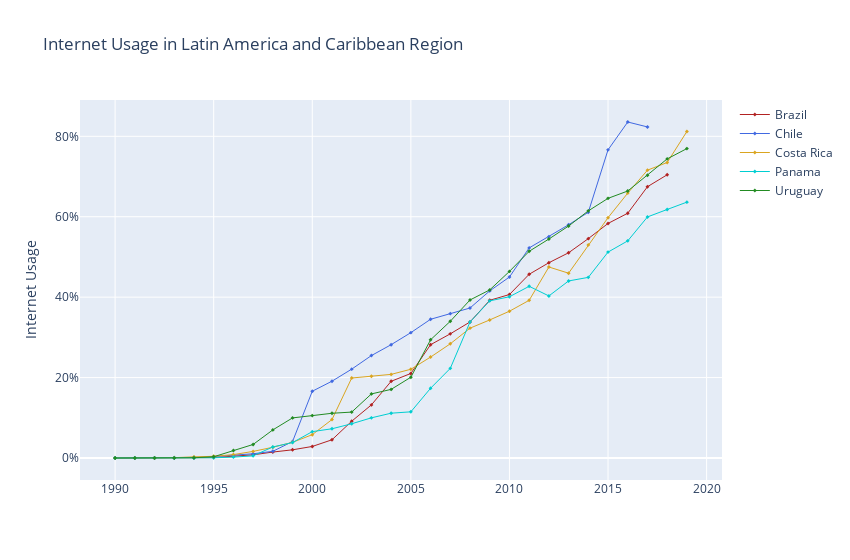

Source (notebook cell):
### Code cell
# list of top 5 Latin America and Caribbean Region countries with high internet use
lst3 = list(top5_LatinAmerica_andCaribbean.entity)
# Filtering table for countries in the list above
five_group3 = all_table[all_table['entity'].isin(lst3)]
# pivot table with countries as variables
five_group3 = five_group3.pivot_table('internet_usage', 'year', 'entity')

# Plotting 
# Function to make a line plot 
def add_region(region, color):
    fig.add_trace(go.Scatter(x=five_group3.index, y=five_group3[region],
                             mode="lines+markers",
                             marker= dict(
                                 symbol="diamond", size=3
                             ),
                            name=region, connectgaps=True, 
                            line=dict(color=color, width=1)))
# Use function to make line plot for each country
fig = go.Figure()
add_region('Brazil', 'firebrick')
add_region('Chile', 'royalblue')
add_region('Costa Rica', 'goldenrod')
add_region('Panama', 'darkturquoise')
add_region('Uruguay', 'forestgreen')
fig.update_layout(title='Internet Usage in Latin America and Caribbean Region', width=850,
                  yaxis_title = 'Internet Usage',
                  yaxis = dict(
                      tickvals = [0, 20, 40, 60, 80],
                      ticktext = ['0%', '20%', '40%', '60%', '80%']
                  )
                  )

### Figure 1 — Plotly figure (JSON) as saved in the notebook; plotly's stock layout.template omitted (floating-point values rounded to 4 significant figures)
{"data": [{"connectgaps": true, "line": {"color": "firebrick", "width": 1}, "marker": {"size": 3, "symbol": "diamond"}, "mode": "lines+markers", "name": "Brazil", "type": "scatter", "x": [1990, 1991, 1992, 1993, 1994, 1995, 1996, 1997, 1998, 1999, 2000, 2001, 2002, 2003, 2004, 2005, 2006, 2007, 2008, 2009, 2010, 2011, 2012, 2013, 2014, 2015, 2016, 2017, 2018, 2019], "y": [0, 0.003288, 0.01295, 0.0255, 0.03767, 0.1051, 0.4508, 0.7861, 1.478, 2.039, 2.871, 4.528, 9.149, 13.21, 19.07, 21.02, 28.18, 30.88, 33.83, 39.22, 40.65, 45.69, 48.56, 51.04, 54.55, 58.33, 60.87, 67.47, 70.43, null]}, {"connectgaps": true, "line": {"color": "royalblue", "width": 1}, "marker": {"size": 3, "symbol": "diamond"}, "mode": "lines+markers", "name": "Chile", "type": "scatter", "x": [1990, 1991, 1992, 1993, 1994, 1995, 1996, 1997, 1998, 1999, 2000, 2001, 2002, 2003, 2004, 2005, 2006, 2007, 2008, 2009, 2010, 2011, 2012, 2013, 2014, 2015, 2016, 2017, 2018, 2019], "y": [0, 0, 0.03655, 0.07178, 0.1411, 0.347, 0.6835, 1.057, 1.662, 4.103, 16.6, 19.1, 22.1, 25.47, 28.18, 31.18, 34.5, 35.9, 37.3, 41.56, 45, 52.25, 55.05, 58, 61.11, 76.63, 83.56, 82.33, null, null]}, {"connectgaps": true, "line": {"color": "goldenrod", "width": 1}, "marker": {"size": 3, "symbol": "diamond"}, "mode": "lines+markers", "name": "Costa Rica", "type": "scatter", "x": [1990, 1991, 1992, 1993, 1994, 1995, 1996, 1997, 1998, 1999, 2000, 2001, 2002, 2003, 2004, 2005, 2006, 2007, 2008, 2009, 2010, 2011, 2012, 2013, 2014, 2015, 2016, 2017, 2018, 2019], "y": [0, 0, 0.001113, 0.08151, 0.2799, 0.4168, 0.8411, 1.64, 2.666, 3.904, 5.8, 9.559, 19.89, 20.33, 20.79, 22.07, 25.1, 28.4, 32.29, 34.33, 36.5, 39.21, 47.5, 45.96, 53, 59.76, 65.88, 71.58, 73.48, 81.2]}, {"connectgaps": true, "line": {"color": "darkturquoise", "width": 1}, "marker": {"size": 3, "symbol": "diamond"}, "mode": "lines+markers", "name": "Panama", "type": "scatter", "x": [1990, 1991, 1992, 1993, 1994, 1995, 1996, 1997, 1998, 1999, 2000, 2001, 2002, 2003, 2004, 2005, 2006, 2007, 2008, 2009, 2010, 2011, 2012, 2013, 2014, 2015, 2016, 2017, 2018, 2019], "y": [0, 0, 0, 0, 0.007637, 0.05612, 0.22, 0.5391, 2.751, 3.837, 6.555, 7.268, 8.518, 9.987, 11.14, 11.48, 17.35, 22.29, 33.82, 39.08, 40.1, 42.7, 40.3, 44.03, 44.92, 51.21, 54, 59.95, 61.81, 63.63]}, {"connectgaps": true, "line": {"color": "forestgreen", "width": 1}, "marker": {"size": 3, "symbol": "diamond"}, "mode": "lines+markers", "name": "Uruguay", "type": "scatter", "x": [1990, 1991, 1992, 1993, 1994, 1995, 1996, 1997, 1998, 1999, 2000, 2001, 2002, 2003, 2004, 2005, 2006, 2007, 2008, 2009, 2010, 2011, 2012, 2013, 2014, 2015, 2016, 2017, 2018, 2019], "y": [0, 0, 0, 0, 0.06247, 0.3101, 1.847, 3.363, 6.987, 9.973, 10.54, 11.12, 11.42, 15.94, 17.06, 20.09, 29.4, 34, 39.3, 41.8, 46.4, 51.4, 54.45, 57.69, 61.46, 64.57, 66.4, 70.32, 74.38, 76.95]}], "layout": {"title": {"text": "Internet Usage in Latin America and Caribbean Region"}, "width": 850, "yaxis": {"ticktext": ["0%", "20%", "40%", "60%", "80%"], "tickvals": [0, 20, 40, 60, 80], "title": {"text": "Internet Usage"}}}}
